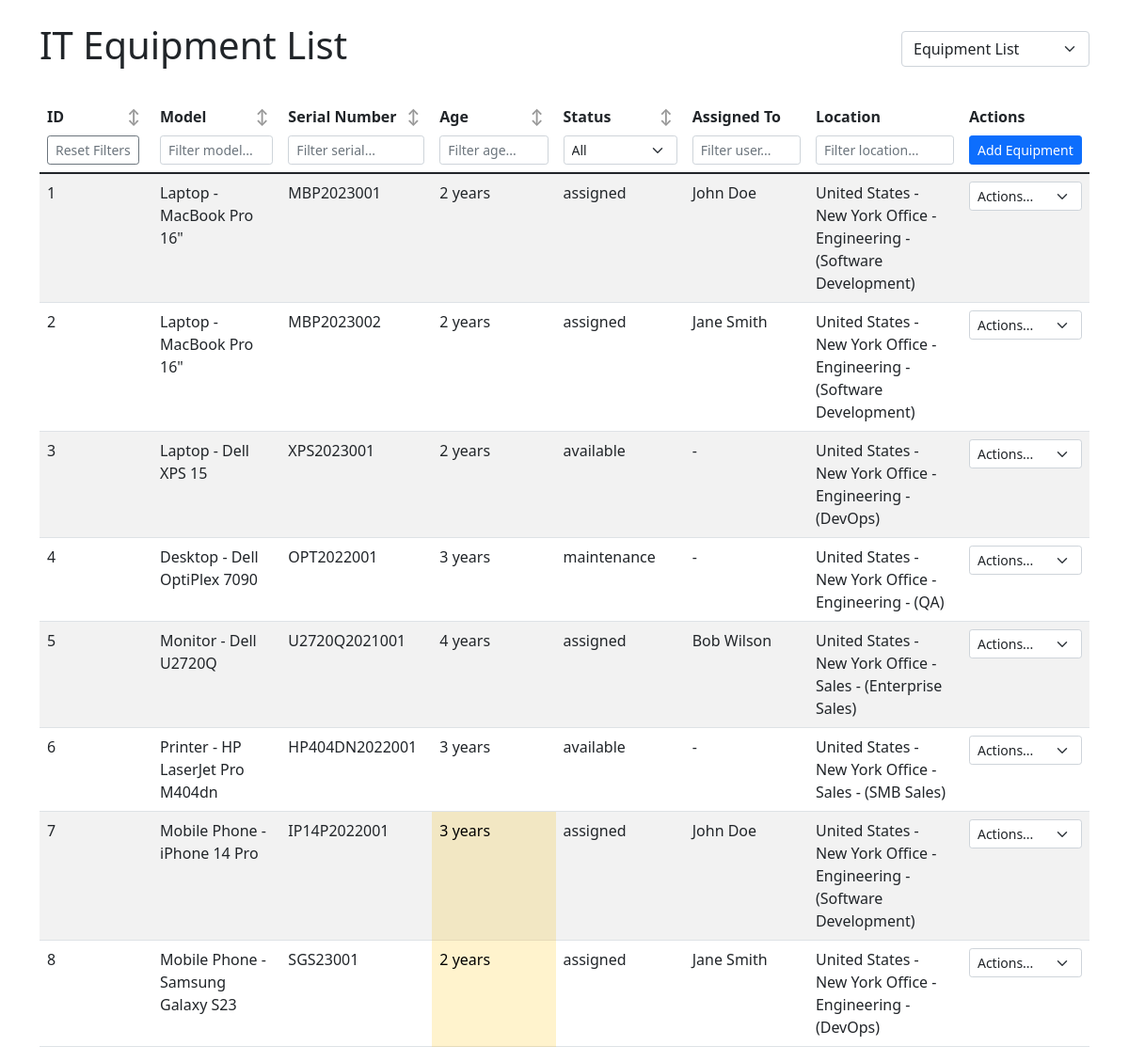
The page / on the database its author committed.
### tables this page shows
CREATE TABLE equipment (
    id INT AUTO_INCREMENT PRIMARY KEY,
    model_id INT NOT NULL,
    serial_number VARCHAR(100) UNIQUE,
    buy_year INT NOT NULL,
    warranty_end DATE NOT NULL,
    is_company_owned BOOLEAN DEFAULT TRUE,
    status ENUM('available', 'assigned', 'maintenance', 'written_off', 'pending_write_off') DEFAULT 'available',
    assigned_to_id INT,
    area_id INT,
    created_at TIMESTAMP DEFAULT CURRENT_TIMESTAMP,
    updated_at TIMESTAMP DEFAULT CURRENT_TIMESTAMP ON UPDATE CURRENT_TIMESTAMP,
    FOREIGN KEY (model_id) REFERENCES equipment_models(id),
    FOREIGN KEY (assigned_to_id) REFERENCES users(id),
    FOREIGN KEY (area_id) REFERENCES areas(id),
    last_audit_date TIMESTAMP NULL,
    last_audited_by_id INT,
    FOREIGN KEY (last_audited_by_id) REFERENCES users(id)
);

CREATE TABLE equipment_types (
    id INT AUTO_INCREMENT PRIMARY KEY,
    name VARCHAR(100) NOT NULL,
    lifespan_years INT NOT NULL DEFAULT 5
);

CREATE TABLE equipment_models (
    id INT AUTO_INCREMENT PRIMARY KEY,
    type_id INT NOT NULL,
    name VARCHAR(200) NOT NULL,
    release_year INT NOT NULL,
    FOREIGN KEY (type_id) REFERENCES equipment_types(id)
);

CREATE TABLE users (
    id INT AUTO_INCREMENT PRIMARY KEY,
    name VARCHAR(100) NOT NULL,
    email VARCHAR(100) NOT NULL UNIQUE,
    ppid VARCHAR(50) UNIQUE,
    created_at TIMESTAMP DEFAULT CURRENT_TIMESTAMP
);

### models/Equipment.php (called while the page is built, shortened)
<?php
class Equipment {
    private $pdo;
    public function __construct($pdo) {
        $this->pdo = $pdo;
    }
    public function getAll($filters = []) {
        $sql = "SELECT e.*,
                m.name as model_name,
                t.name as type_name,
                t.lifespan_years,
                TIMESTAMPDIFF(YEAR, STR_TO_DATE(CONCAT(e.buy_year, '-01-01'), '%Y-%m-%d'), CURDATE()) as age,
                u.name as user_name,
                c.name as country_name,
                b.name as branch_name,
                d.name as department_name,
                a.name as area_name
                FROM equipment e
                LEFT JOIN equipment_models m ON e.model_id = m.id
                LEFT JOIN equipment_types t ON m.type_id = t.id
                LEFT JOIN users u ON e.assigned_to_id = u.id
                LEFT JOIN areas a ON e.area_id = a.id
                LEFT JOIN departments d ON a.department_id = d.id
                LEFT JOIN branches b ON d.branch_id = b.id
                LEFT JOIN countries c ON b.country_id = c.id
                WHERE 1=1";
        $params = [];
        $sql .= " ORDER BY e.id";
        $stmt = $this->pdo->prepare($sql);
        $stmt->execute($params);
        return $stmt->fetchAll(PDO::FETCH_ASSOC);
    }
}

### views/equipment_list.php (the view, shortened to what this page needs)
<!DOCTYPE html>
<html>
<head>
    <link href="https://cdn.jsdelivr.net/npm/bootstrap@5.1.3/dist/css/bootstrap.min.css" rel="stylesheet">
</head>
<body>
    <div class="container mt-4">
        <div class="d-flex justify-content-between align-items-center mb-4">
            <h1>IT Equipment List</h1>
            <div class="d-flex align-items-center gap-3">
                <select class="form-select" style="width: auto;" onchange="handlePageChange(this.value)">
                    <option value="?action=list">Equipment List</option>
                </select>
            </div>
        </div>
        <table class="table table-striped">
            <thead>
                <tr>
                    <th>
                        <div class="sortable" data-sort="id">ID</div>
                        <div class="mt-2">
                            <button class="btn btn-outline-secondary btn-sm" onclick="resetFilters()">Reset Filters</button>
                        </div>
                    </th>
                    <th>
                        <div class="sortable" data-sort="model">Model</div>
                        <div class="mt-2">
                            <input type="text" class="form-control form-control-sm filter-input" data-column="model" placeholder="Filter model...">
                        </div>
                    </th>
                    <th>
                        <div class="sortable" data-sort="serial">Serial Number</div>
                        <div class="mt-2">
                            <input type="text" class="form-control form-control-sm filter-input"
                                   data-column="serial" placeholder="Filter serial...">
                        </div>
                    </th>
                    <th>
                        <div class="sortable" data-sort="age">Age</div>
                        <div class="mt-2">
                            <input type="number" class="form-control form-control-sm filter-input"
                                   data-column="age" placeholder="Filter age...">
                        </div>
                    </th>
                    <th>
                        <div class="sortable" data-sort="status">Status</div>
                        <div class="mt-2">
                            <select class="form-select form-select-sm filter-input" data-column="status">
                                <option value="">All</option>
                            </select>
                        </div>
                    </th>
                    <th>
                        Assigned To
                        <div class="mt-2">
                            <input type="text" class="form-control form-control-sm filter-input"
                                   data-column="assigned" placeholder="Filter user...">
                        </div>
                    </th>
                    <th>
                        Location
                        <div class="mt-2">
                            <input type="text" class="form-control form-control-sm filter-input" data-column="location" placeholder="Filter location..."></div>
                    </th>
                    <th>
                        Actions
                        <div class="mt-2">
                            <a href="?action=create" class="btn btn-primary btn-sm">Add Equipment</a>
                        </div>
                    </th>
                </tr>
            </thead>
            <tbody>
                <?php foreach ($items as $item): ?>
                <tr>
                    <td><?= htmlspecialchars($item['id']) ?></td>
                    <td>
                        <?= htmlspecialchars($item['type_name']) ?> -
                        <?= htmlspecialchars($item['model_name']) ?>
                    </td>
                    <td><?= htmlspecialchars($item['serial_number']) ?></td>
                    <td <?= $item['age'] >= $item['lifespan_years'] ? 'class="table-warning"' : '' ?>>
                        <?= htmlspecialchars($item['age']) ?> years
                    </td>
                    <td><?= htmlspecialchars($item['status']) ?></td>
                    <td><?= htmlspecialchars($item['user_name'] ?? '-') ?></td>
                    <td>
                        <?php
                        $location_parts = array_filter([
                            $item['country_name'] ?? '',
                            $item['branch_name'] ?? '',
                            $item['department_name'] ?? '',
                            $item['area_name'] ? "({$item['area_name']})" : ''
                        ]);
                        echo $location_parts ? htmlspecialchars(implode(' - ', $location_parts)) : '-';
                        ?>
                    </td>
                    <td>
                        <select class="form-select form-select-sm"
                                onchange="handleAction(this, <?= $item['id'] ?>)"
                                style="width: auto; display: inline-block;">
                            <option value="">Actions...</option>
                        </select>
                    </td>
                </tr>
                <?php endforeach; ?>
            </tbody>
        </table>
    </div>
</body>
</html>

### index.php (shortened to what this page needs)
<?php
require_once 'config/database.php';
require_once 'models/Equipment.php';
$equipment = new Equipment($pdo);
$action = $_GET['action'] ?? 'list';
switch ($action) {
    default:
        $filters = [
            'user_id' => $_GET['user_id'] ?? null,
            'type_id' => $_GET['type_id'] ?? null,
            'serial' => $_GET['serial'] ?? null
        ];
        $items = $equipment->getAll($filters);
        include 'views/equipment_list.php';
        break;
}

### views/equipment_list.php (style rules this page uses)
.sortable { cursor: pointer; position: relative; padding-right: 20px !important; }
.sortable:after { content: '↕'; position: absolute; right: 5px; color: #999; }
.filter-input { width: 100%; min-width: 100px; }
th { min-width: 120px; vertical-align: top; }
.form-select { min-width: 120px; max-width: 200px; }

### rows shown on the page
equipment: id "1", equipment_types.name "Laptop", model.name "MacBook Pro 16\"", serial_number "MBP2023001", age "2", status "assigned", assigned_to.name "John Doe", location_parts "United States - New York Office - Engineering - (Software Development)"
equipment: id "2", equipment_types.name "Laptop", model.name "MacBook Pro 16\"", serial_number "MBP2023002", age "2", status "assigned", assigned_to.name "Jane Smith", location_parts "United States - New York Office - Engineering - (Software Development)"
equipment: id "3", equipment_types.name "Laptop", model.name "Dell XPS 15", serial_number "XPS2023001", age "2", status "available", user_name "-", location_parts "United States - New York Office - Engineering - (DevOps)"
equipment: id "4", equipment_types.name "Desktop", model.name "Dell OptiPlex 7090", serial_number "OPT2022001", age "3", status "maintenance", user_name "-", location_parts "United States - New York Office - Engineering - (QA)"
equipment: id "5", equipment_types.name "Monitor", model.name "Dell U2720Q", serial_number "U2720Q2021001", age "4", status "assigned", assigned_to.name "Bob Wilson", location_parts "United States - New York Office - Sales - (Enterprise Sales)"
equipment: id "6", equipment_types.name "Printer", model.name "HP LaserJet Pro M404dn", serial_number "HP404DN2022001", age "3", status "available", user_name "-", location_parts "United States - New York Office - Sales - (SMB Sales)"
equipment: id "7", equipment_types.name "Mobile Phone", model.name "iPhone 14 Pro", serial_number "IP14P2022001", age "3", status "assigned", assigned_to.name "John Doe", location_parts "United States - New York Office - Engineering - (Software Development)"
equipment: id "8", equipment_types.name "Mobile Phone", model.name "Samsung Galaxy S23", serial_number "SGS23001", age "2", status "assigned", assigned_to.name "Jane Smith", location_parts "United States - New York Office - Engineering - (DevOps)"
